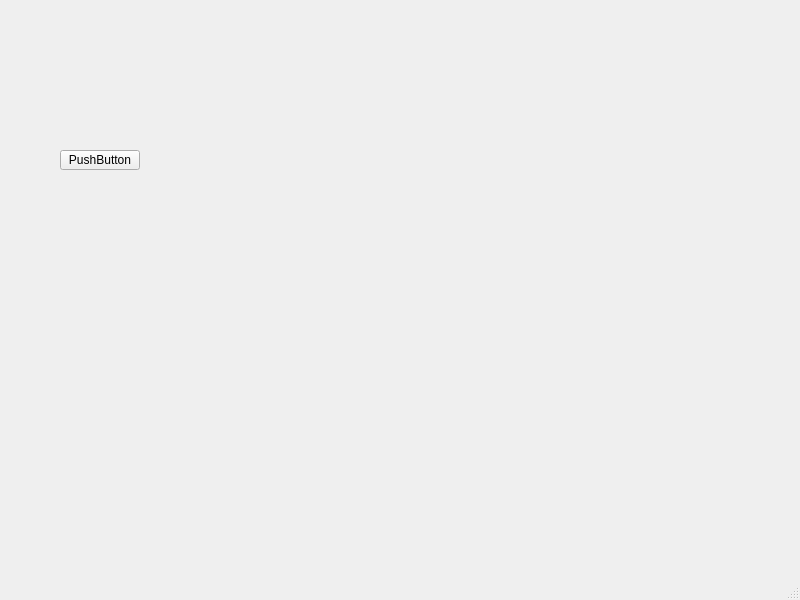
<?xml version="1.0" encoding="UTF-8"?>
<ui version="4.0">
 <class>MainWindow</class>
 <widget class="QMainWindow" name="MainWindow">
  <property name="geometry">
   <rect>
    <x>0</x>
    <y>0</y>
    <width>800</width>
    <height>600</height>
   </rect>
  </property>
  <property name="windowTitle">
   <string>MainWindow</string>
  </property>
  <widget class="QWidget" name="centralwidget">
   <widget class="QPushButton" name="pushButton">
    <property name="geometry">
     <rect>
      <x>60</x>
      <y>150</y>
      <width>80</width>
      <height>20</height>
     </rect>
    </property>
    <property name="text">
     <string>PushButton</string>
    </property>
   </widget>
  </widget>
  <widget class="QMenuBar" name="menubar">
   <property name="geometry">
    <rect>
     <x>0</x>
     <y>0</y>
     <width>800</width>
     <height>22</height>
    </rect>
   </property>
  </widget>
  <widget class="QStatusBar" name="statusbar"/>
 </widget>
 <resources/>
 <connections/>
</ui>
